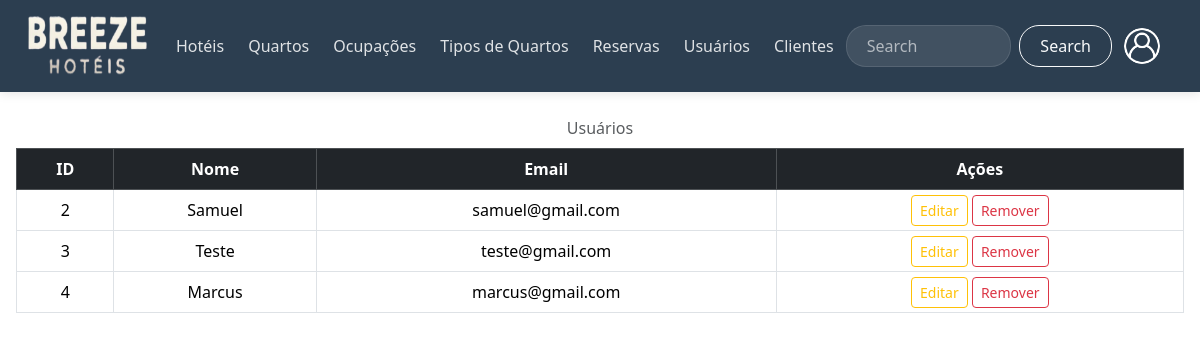
Page /codes/pages/adm/read/usuarios.php (signed in) on the earlier database version.
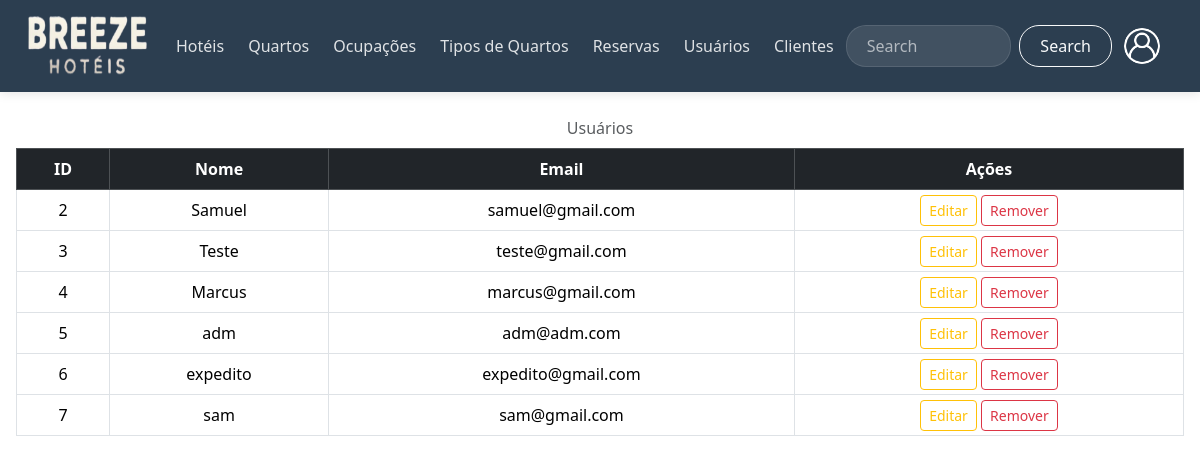
Same page on the later database version.
### tables this page shows
CREATE TABLE `usuarios` (
  `idusuarios` int(11) NOT NULL,
  `nome` varchar(255) NOT NULL,
  `email` varchar(255) NOT NULL,
  `senha` varchar(255) NOT NULL
);

### codes/pages/adm/read/usuarios.php (the view, shortened to what this page needs)
<?php
include __DIR__ . "/../../../conn/conn.php";
?>
<!DOCTYPE html>
<html lang="pt-br">
<head>
  <link href="https://cdn.jsdelivr.net/npm/bootstrap@5.3.5/dist/css/bootstrap.min.css" rel="stylesheet">
  <link href="/breeze/codes/css/hospedes.css?v=<?= time() ?>" defer rel="stylesheet">
</head>
<body>
  <header>
      <nav class="navbar navbar-expand-lg navbar-custom">
          <div class="container-fluid">
              <a class="navbar-brand navbar-brand-custom" href="../../user/indexA.php">
                  <img src="/breeze/images/logob.png" height="60" width="120" alt="Logo">
              </a>
              <div class="collapse navbar-collapse navbar-collapse-custom" id="navbarSupportedContent">
                  <ul class="navbar-nav me-auto mb-2 mb-lg-0">
                      <li class="nav-item nav-item-custom dropdown">
                          <a class="nav-link nav-link-custom dropdown-toggle" href="#" role="button" data-bs-toggle="dropdown" aria-expanded="false"> Hotéis </a>
                      </li>
                      <li class="nav-item nav-item-custom dropdown">
                          <a class="nav-link nav-link-custom dropdown-toggle" href="#" role="button" data-bs-toggle="dropdown" aria-expanded="false"> Quartos </a>
                      </li>
                      <li class="nav-item nav-item-custom dropdown">
                          <a class="nav-link nav-link-custom dropdown-toggle" href="#" role="button" data-bs-toggle="dropdown" aria-expanded="false"> Ocupações </a>
                      </li>
                      <li class="nav-item nav-item-custom dropdown">
                          <a class="nav-link nav-link-custom dropdown-toggle" href="#" role="button" data-bs-toggle="dropdown" aria-expanded="false"> Tipos de Quartos </a>
                      </li>
                      <li class="nav-item nav-item-custom dropdown">
                          <a class="nav-link nav-link-custom dropdown-toggle" href="#" role="button" data-bs-toggle="dropdown" aria-expanded="false"> Reservas </a>
                      </li>
                      <li class="nav-item nav-item-custom dropdown">
                          <a class="nav-link nav-link-custom dropdown-toggle" href="#" role="button" data-bs-toggle="dropdown" aria-expanded="false"> Usuários </a>
                      </li>
                      <li class="nav-item nav-item-custom dropdown">
                          <a class="nav-link nav-link-custom dropdown-toggle" href="#" role="button" data-bs-toggle="dropdown" aria-expanded="false"> Clientes </a>
                      </li>
                  </ul>
                  <form class="d-flex search-form-custom" role="search">
                      <input class="form-control me-2" type="search" placeholder="Search" aria-label="Search">
                      <button class="btn btn-outline-light" type="submit"> Search </button>
                  </form>
                  <ul class="navbar-nav user-menu">
                      <li class="nav-item nav-item-custom dropdown">
                          <a class="nav-link nav-link-custom dropdown-toggle" href="#" id="userDropdown" role="button" data-bs-toggle="dropdown" aria-expanded="false">
                              <img src="/breeze/images/login.png" class="user-avatar rounded-circle" alt="User">
                          </a>
                      </li>
                  </ul>
              </div>
          </div>
      </nav>
  </header>
  <main class="w-100 m-auto form-container">
    <table class="table table-bordered align-middle caption-top mb-0">
      <thead class="table-dark text-center">
        <tr>
          <th class="sortable"> ID </th>
          <th class="sortable"> Nome </th>
          <th class="sortable"> Email </th>
          <th> Ações </th>
        </tr>
      </thead>
      <tbody>
        <?php
          try {
            $sql = "SELECT u.idusuarios, u.nome, u.email
                    FROM usuarios u";
            $stmt = $conn->prepare($sql);
            if ($stmt->execute()) {
                $usurios = $stmt->fetchAll(PDO::FETCH_ASSOC);
            } else {
                $usurios = [];
            }
            if ($usurios) {
              foreach ($usurios as $row) {
                echo '<tr class="text-center align-middle">
                        <td>'.$row["idusuarios"].'</td>
                        <td>'.$row["nome"].'</td>
                        <td>'.$row["email"].'</td>
                        <td class="p-1">
                          <button class="btn btn-outline-warning btn-sm w-49 btn-editar" editar="' . htmlspecialchars($row["idusuarios"]) . '" data-bs-toggle="modal" data-bs-target="#modalEditar">
                            Editar
                          </button>
                          <button class="btn btn-outline-danger btn-sm w-49 btn-remover" remover="' . $row["idusuarios"] . '" data-bs-toggle="modal" data-bs-target="#modalRemover">
                            Remover
                          </button>
                        </td>
                      </tr>';
            }
            } else {
                echo "<tr><td colspan='4' class='text-center'>Nenhum hóspede cadastrado.</td></tr>";
            }
        } catch (PDOException $e) {
            echo "<tr><td colspan='4' class='text-danger'>Erro ao buscar hóspedes: " . $e->getMessage() . "</td></tr>";
        }
        ?>
      </tbody>
      <caption class="text-center"> Usuários </caption>
    </table>
  </main>
</body>
</html>

### codes/css/hospedes.css (style rules this page uses)
main { max-width: 1250px; padding: 1rem; }
.dropdown-toggle::after { display: none; }
:root { --nav-primary: #2c3e50; --primary-color: #2563eb; --secondary-color: #1d4ed8; --light-gray: #f8f9fa; --dark-gray: #343a40; --border-radius: 12px; --box-shadow: 0 4px 20px rgba(0, 0, 0, 0.08); }
.navbar-custom { background: var(--nav-primary) !important; padding: 0.5rem 1rem; box-shadow: 0 2px 10px rgba(0, 0, 0, 0.1); }
.navbar-brand-custom { padding: 0.5rem 0; }
.nav-link-custom { color: rgba(255, 255, 255, 0.85) !important; padding: 0.5rem 1rem; margin: 0 0.25rem; font-weight: 500; transition: all 0.3s ease; border-radius: 8px; }
.search-form-custom .form-control { border-radius: 20px; padding: 8px 20px; border: 1px solid rgba(255, 255, 255, 0.2); background-color: rgba(255, 255, 255, 0.1); color: white; }
.search-form-custom .form-control::placeholder { color: rgba(255, 255, 255, 0.6); }
.search-form-custom .btn { border-radius: 20px; padding: 8px 20px; }
.user-avatar { width: 36px; height: 36px; object-fit: cover; }
.form-control { padding: 0.75rem 1rem; border-radius: 8px; border: 1px solid #e0e0e0; transition: all 0.3s ease; width: 100%; }

Differences in the rows shown:
added usuarios: idusuarios "5", nome "adm", email "adm@adm.com"
added usuarios: idusuarios "6", nome "expedito", email "expedito@gmail.com"
added usuarios: idusuarios "7", nome "sam", email "sam@gmail.com"
